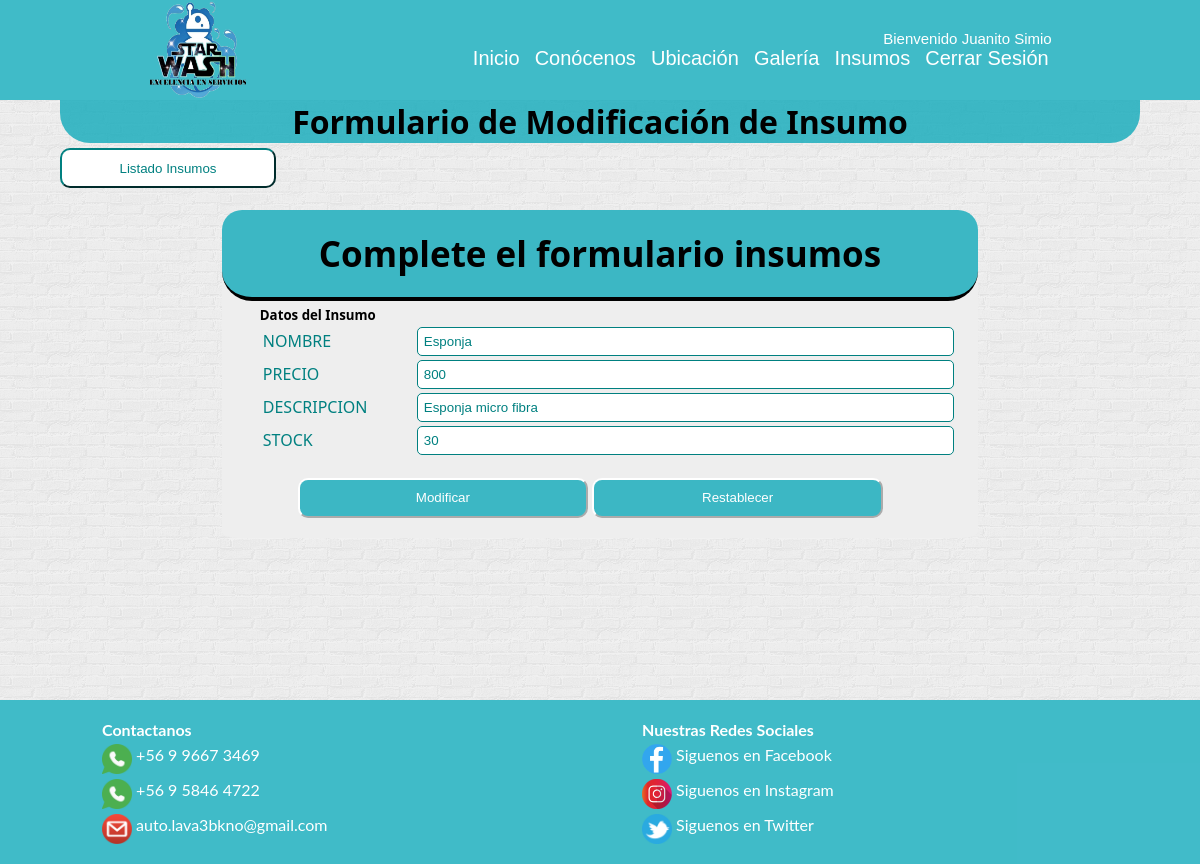
/buscar/Esponja/ (signed in), run on the app's committed database.
### StarWash/models.py (models this page shows, shortened)
class Insumo (models.Model):
    nombre = models.CharField(max_length=80, primary_key=True)
    precio = models.IntegerField()
    descripcion = models.TextField(max_length=200, null=True)
    stock = models.IntegerField()

### StarWash/views.py (the view)
# urls.py: path('buscar/<id>/', buscar, name='BUSCAR'),
@login_required(login_url='/login/') #pide que este logeado
@permission_required('StarWash.view_insumo', login_url='/login/') #pide un permiso para ver insumos
def buscar(request,id):
    try:
        insumo = Insumo.objects.get(nombre=id)
        return render(request,'web/formulario_insumo_mod.html',{'insumo':insumo})
    except :
        msg = 'No existe el Insumo'
    response = requests.get("http://127.0.0.1:8000/api/insumos/")
    lista_insumos = response.json()
    return render(request,'web/admin_insumos.html',{'lista_insumos':lista_insumos,'mensaje':msg})

### StarWash/templates/web/formulario_insumo_mod.html (shortened to what this page needs)
{% extends "web/base.html" %} {% load static%} {% block estilos %} {% endblock estilos %} {% block contenido%}
<div id="section">
    <h1>Formulario de Modificación de Insumo</h1>
    <input class="boton-admin" type="button" value="Listado Insumos" onclick="ir()">
    <form action="{% url 'MODIFICAR' %}" method="POST" class="forma" onsubmit="return validarFormularioProductos()">
        <table>
            <h1 class="tituloFormulario">Complete el formulario insumos</h1>
            <h5>Datos del Insumo</h5>
            <div class="contenedor-formulario">
                <tr>
                    <td>
                        <p class="lbl"> NOMBRE </p>
                    </td>
                    <td class="caja">
                        <input type="text" value="{{insumo.nombre}}" id="txtNombreInsumo" name="NombreInsumo" class="field" minlength="3" maxlength="200" required readonly="readonly"></td>
                </tr>
                <tr>
                    <td>
                        <p class="lbl "> PRECIO </p>
                    </td>
                    <td class="caja "><input type="number " value="{{insumo.precio}} " id="txtPrecio " name="Precio" class="field" required placeholder="Ej: 1000"></td>
                </tr>
                <tr>
                    <td>
                        <p class="lbl "> DESCRIPCION </p>
                    </td>
                    <td class="caja "><input type="text " value="{{insumo.descripcion}} " id="txtDescripcion" name="Descripcion" class="field" minlength="3" maxlength="200"></td>
                </tr>
                <tr>
                    <td>
                        <p class="lbl "> STOCK </p>
                    </td>
                    <td class="caja "><input type="number " value="{{insumo.stock}}" id="txtStock" name="Stock" class="field"></td>
                </tr>
            </div>
        </table>
        <div class="botones ">
            <input class="boton" type="submit" value="Modificar">
            <input class="boton" type="reset" value="Restablecer">
        </div>
    </form>
</div>
{% endblock contenido %}

### StarWash/templates/web/base.html (shortened to what this page needs)
<!DOCTYPE html>
<html lang="es">
{% load static %}
<head>
    <link rel="stylesheet" href="{% static 'css/estilos.css' %}"> {% block estilos %} {% endblock estilos %}
    <link rel="icon" href="{% static 'img/logo/Logo.png' %}" /> {% load pwa %} {% progressive_web_app_meta %}
</head>
<body>
    <header class="header">
        <div class="container logo-nav-container">
            <div class="logo">
                <a href="{% url 'INDEX' %}">
                    <img src="{% static 'img/logo/Logo.png' %}" alt="">
                </a>
            </div>
            <div class="barraMenu">
                <div class="bienvenidaUsuario">
                    {% if user.is_authenticated %}
                    <p> Bienvenido {{user.first_name}} {{user.last_name}}</p>
                    {% endif%}
                </div>
                <nav class="navigation">
                    <ul class="">
                        <li><a href="{% url 'INDEX' %}">Inicio</a></li>
                        <li><a href="{% url 'CONOCENOS' %}">Conócenos</a></li>
                        <li><a href="{% url 'UBICACION' %}">Ubicación</a></li>
                        <li><a href="{% url 'GALERIA' %}">Galería</a></li>
                        {% if user.is_authenticated %}
                        <li><a href="{% url 'INSUMOS' %}">Insumos</a></li>
                        <li><a href="{% url 'LOGOUT' %}">Cerrar Sesión</a></li>
                        {% else %}
                        <li><a href="{% url 'FORMULARIO' %}">Registrar</a></li>
                        <li><a href="{% url 'LOGIN' %}">Iniciar Sesión</a></li>
                        {% endif%}
                    </ul>
                </nav>
            </div>
        </div>
    </header>
    <main class="main">
        <div class="container">
            {% block contenido %} {% endblock contenido %}
        </div>
    </main>
    <footer class="footer">
        <div class="container">
            <div class="icon-footer ">
                <div class="contactanos">
                    <h4>Contactanos</h4>
                    <p>
                        <a href="https://web.whatsapp.com/ " target="_blank ">
                            <img src="{% static 'img/redesSociales/icon_whatsapp.png' %} "> +56 9 9667 3469
                        </a>
                    </p>
                    <p>
                        <a href="https://web.whatsapp.com/ " target="_blank ">
                            <img src="{% static 'img/redesSociales/icon_whatsapp.png' %} "> +56 9 5846 4722
                        </a>
                    </p>
                    <p>
                        <a href="https://www.gmail.com/mail/help/intl/es/about.html?iframe " target="_blank ">
                            <img src="{% static 'img/redesSociales/icon_gmail.png' %} "> auto.lava3bkno@gmail.com
                        </a>
                    </p>
                </div>
                <div class="redesSociales">
                    <h4>Nuestras Redes Sociales</h4>
                    <p>
                        <a href="https://www.facebook.com/miguel.lavado.1829 " target="_blank ">
                            <img src="{% static 'img/redesSociales/icon_facebook.png' %} "> Siguenos en Facebook
                        </a>
                    </p>
                    <p>
                        <a href="https://www.instagram.com/autolavtresope/?hl=en " target="_blank ">
                            <img src="{% static 'img/redesSociales/icon_instagram.png' %} "> Siguenos en Instagram
                        </a>
                    </p>
                    <p>
                        <a href="https://twitter.com/AutoLavado7 " target="_blank ">
                            <img src="{% static 'img/redesSociales/icon_twitter.png' %} "> Siguenos en Twitter
                        </a>
                    </p>
                </div>
            </div>
        </div>
    </footer>
</body>
</html>

### StarWash/static/css/estilos.css (style rules this page uses)
* { margin: 0 auto; }
.container { width: 90%; height: 100%; max-width: 1400px; margin: 0 auto; }
.container h1 { background: #1abc; text-align: center; margin-bottom: 5px; border-bottom-left-radius: 30px; border-bottom-right-radius: 30px; }
.header { background: #1abc; color: white; left: 0; top: 0; width: 100%; }
.header a { text-decoration: none; color: white; }
.logo { width: 100px; height: 100px; }
.logo img { width: 100%; height: 100%; }
.logo-nav-container { display: flex; justify-content: space-between; align-items: center; flex-wrap: wrap; }
.bienvenidaUsuario { text-align: right; margin-right: 0; text-decoration: none; color: white; font-family: 'Gill Sans', 'Gill Sans MT', Calibri, 'Trebuchet MS', sans-serif; font-size: 15px; }
.navigation ul li { display: inline-block; padding-left: 5px; right: 0; text-align: center; }
.navigation a { padding: 3px; transition: all 0.4s linear; border-radius: 5px; font-family: 'Gill Sans', 'Gill Sans MT', Calibri, 'Trebuchet MS', sans-serif; font-size: 20px; }
.main { width: 100%; height: 100%; font-family: 'Segoe UI', Tahoma, Geneva, Verdana, sans-serif; background-image: url(../img/brickwall.png); }
.footer { background: #1abc; width: 100%; margin-bottom: 0; position: relative; }
.footer h5, h4 { color: white; }
.icon-footer { display: flex; flex-wrap: wrap; padding-top: 20px; padding-bottom: 20px; }
.icon-footer img { height: 30px; width: 30px; margin-top: 5px; vertical-align: middle; }
.icon-footer a { text-decoration: none; color: white; }
.contactanos { width: 45%; padding-left: 30px; }
.redesSociales { width: 45%; padding-left: 30px; }
body { font-family: 'lato'; }
#section { width: 100%; height: 600px; }
#section h1 { background: #1abc; text-align: center; margin-bottom: 5px; }
.tituloFormulario { color: black; padding: 20px; text-align: center; font-size: 35px; background: #1abc; border-bottom: solid 4px black; border-top-left-radius: 20px; border-top-right-radius: 20px; }
.lbl { color: teal; width: 150px; }
.forma { width: 70%; margin: 0 auto; margin-top: 2%; max-width: 800px; background-color: #eee; border-radius: 2%; border-top-left-radius: 20px; border-top-right-radius: 20px; align-content: center; }
.forma table, h5 { padding-left: 5%; }
.field { border-radius: 5px; border: solid teal 1px; padding: 6px; border-color: teal; color: teal; width: 100% }
.caja { width: 100%; padding-right: 5%; }
.botones { padding: 20px; padding-left: 10%; }
.boton { border-radius: 10px; border-color: white; background-color: #1abc; width: 44%; height: 40px; color: white; }
.boton-admin { border-radius: 10px; border-color: teal; background-color: white; width: 20%; height: 40px; color: teal; min-width: 200px; }

### data on the page
Insumo: NombreInsumo "Esponja", Precio "800", Descripcion "Esponja micro fibra", Stock "30"

### other printed values
{{ user.first_name }} "Juanito"
{{ user.last_name }} "Simio"
